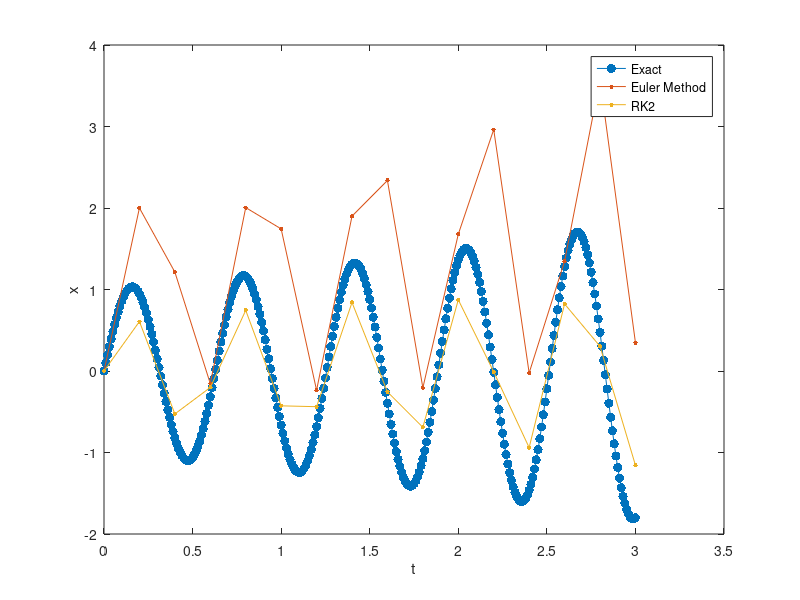

MATLAB code for this plot:
% PSS 9 exercise 7.4 (Euler)
clc;clear;
close all

%% Defining the function:
f = @(t,x)(x/5+10*exp(t/5)*cos(10*t));

%% Simulation parameters:
tFinal  = 3;
dtEuler = 0.2;
dtRK2   = 0.2;

%% The exact Solution:
tExact = 0:0.01:tFinal;
xExact = exp(tExact/5).*sin(10*tExact);

%% Explicit Euler Method:

nEuler = tFinal / dtEuler;

tEuler = zeros(nEuler,1);
xEuler = zeros(nEuler,1);

for j = 2:nEuler+1
    tEuler(j) = tEuler(j-1) + dtEuler;
    xEuler(j) = xEuler(j-1) + dtEuler*f(tEuler(j-1),xEuler(j-1));
end

%% Runge Kutta Method of order 2:
a=1;
b1 = 1/2;
b2 = 1/2;

nRK2 = tFinal / dtRK2;

tRK2 = zeros(nRK2,1);
xRK2 = zeros(nRK2,1);

for j = 2:nRK2+1
    tRK2(j) = tRK2(j-1) + dtRK2;
    K1 = f( tRK2(j-1) , xRK2(j-1) );
    K2 = f( tRK2(j-1)+a*dtRK2 , xRK2(j-1)+a*dtRK2*K1);
    xRK2(j) = xRK2(j-1) + dtRK2 * b1 * K1 + dtRK2 * b2 * K2 ;
end

%% Compare the results:
plot(tExact,xExact  ,'marker','.','markersize',20)
hold on
plot(tEuler,xEuler  ,'marker','.','markersize',10)
plot(tRK2,xRK2      ,'marker','.','markersize',10)
xlabel('t');
ylabel('x');
legend('Exact','Euler Method','RK2')
